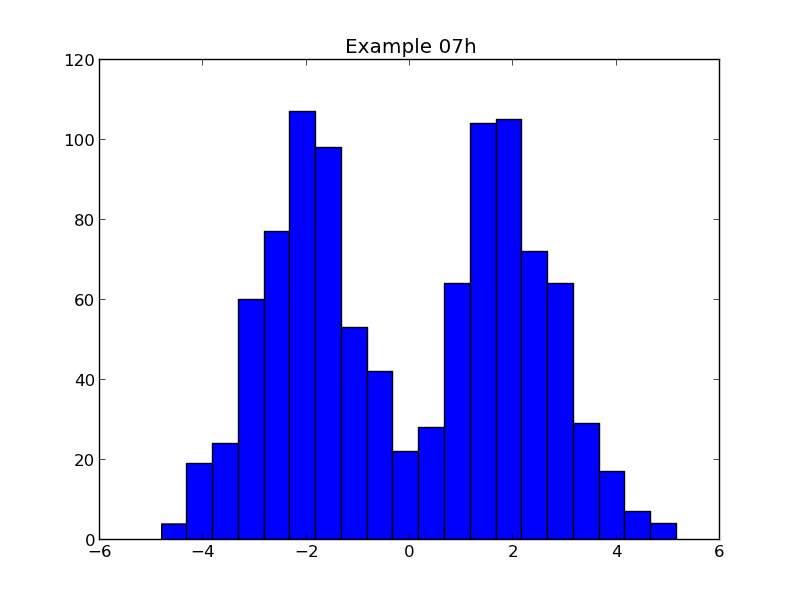

The script that saved this image:
import matplotlib.pyplot as pyplot
import plotdata

data = plotdata.data07

pyplot.hist(data, bins=20)

pyplot.title('Example 07h')
pyplot.savefig('example07h.png')
